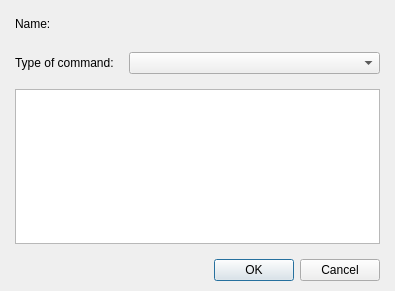
<?xml version="1.0" encoding="UTF-8"?>
<ui version="4.0">
 <class>DialogSystemGameOverCommand</class>
 <widget class="QDialog" name="DialogSystemGameOverCommand">
  <property name="geometry">
   <rect>
    <x>0</x>
    <y>0</y>
    <width>395</width>
    <height>291</height>
   </rect>
  </property>
  <property name="windowTitle">
   <string>Dialog</string>
  </property>
  <layout class="QGridLayout" name="gridLayout_2">
   <property name="leftMargin">
    <number>15</number>
   </property>
   <property name="topMargin">
    <number>10</number>
   </property>
   <property name="rightMargin">
    <number>15</number>
   </property>
   <property name="bottomMargin">
    <number>10</number>
   </property>
   <item row="0" column="0">
    <layout class="QVBoxLayout" name="verticalLayout" stretch="1,0">
     <property name="spacing">
      <number>15</number>
     </property>
     <item>
      <layout class="QGridLayout" name="gridLayout" rowstretch="0,0,0" columnstretch="0,1">
       <item row="0" column="0">
        <widget class="QLabel" name="labelName">
         <property name="text">
          <string>Name:</string>
         </property>
        </widget>
       </item>
       <item row="0" column="1">
        <widget class="WidgetTextLang" name="widgetTextLangName" native="true">
         <property name="minimumSize">
          <size>
           <width>0</width>
           <height>27</height>
          </size>
         </property>
         <property name="maximumSize">
          <size>
           <width>16777215</width>
           <height>27</height>
          </size>
         </property>
        </widget>
       </item>
       <item row="1" column="0">
        <widget class="QLabel" name="labelTypeCommand">
         <property name="text">
          <string>Type of command:</string>
         </property>
        </widget>
       </item>
       <item row="1" column="1">
        <widget class="QComboBox" name="comboBoxTypeCommand"/>
       </item>
       <item row="2" column="0" colspan="2">
        <widget class="QPlainTextEdit" name="plainTextEditScript"/>
       </item>
      </layout>
     </item>
     <item>
      <widget class="QDialogButtonBox" name="buttonBox">
       <property name="orientation">
        <enum>Qt::Horizontal</enum>
       </property>
       <property name="standardButtons">
        <set>QDialogButtonBox::Cancel|QDialogButtonBox::Ok</set>
       </property>
      </widget>
     </item>
    </layout>
   </item>
  </layout>
 </widget>
 <customwidgets>
  <customwidget>
   <class>WidgetTextLang</class>
   <extends>QWidget</extends>
   <header>widgettextlang.h</header>
   <container>1</container>
  </customwidget>
 </customwidgets>
 <resources/>
 <connections>
  <connection>
   <sender>buttonBox</sender>
   <signal>accepted()</signal>
   <receiver>DialogSystemGameOverCommand</receiver>
   <slot>accept()</slot>
   <hints>
    <hint type="sourcelabel">
     <x>248</x>
     <y>254</y>
    </hint>
    <hint type="destinationlabel">
     <x>157</x>
     <y>274</y>
    </hint>
   </hints>
  </connection>
  <connection>
   <sender>buttonBox</sender>
   <signal>rejected()</signal>
   <receiver>DialogSystemGameOverCommand</receiver>
   <slot>reject()</slot>
   <hints>
    <hint type="sourcelabel">
     <x>316</x>
     <y>260</y>
    </hint>
    <hint type="destinationlabel">
     <x>286</x>
     <y>274</y>
    </hint>
   </hints>
  </connection>
 </connections>
</ui>
